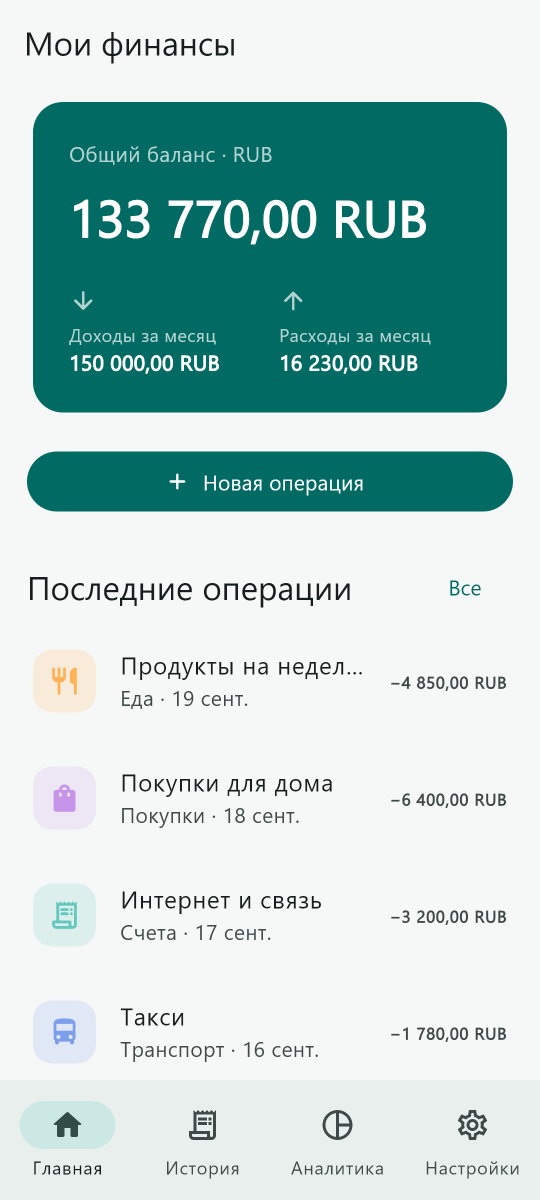
#> input picture store_assets/screenshots/raw/01_home.png, 1080 x 2400 px (shown at 1/2 size)
$ python compose_store_screenshots.py
#> lines starting #> are read from the running program, lines starting #| are printed output that depends on the picture; after the words box and inside, x2 and y2 are one past the last pixel; in counts of white or black regions, pixels touching at a corner belong together
"""Compose 9:16 Google Play screenshots around real Flutter UI captures."""

from pathlib import Path
from PIL import Image, ImageDraw, ImageFilter, ImageFont


ROOT = Path(__file__).resolve().parents[1]
SCREENSHOTS = ROOT / "store_assets" / "screenshots"
RAW = SCREENSHOTS / "raw"
FONT_BOLD = r"C:\Windows\Fonts\segoeuib.ttf"
FONT_REGULAR = r"C:\Windows\Fonts\segoeui.ttf"

ITEMS = [
    ("01_home.png", "01_home_1080x1920.png", (8, 55, 51), (15, 118, 110), "Полный контроль\nваших финансов"),
    ("02_add_expense.png", "02_add_expense_1080x1920.png", (7, 64, 59), (32, 139, 125), "Учет расходов\nв пару касаний"),
    ("03_budget.png", "03_budget_1080x1920.png", (26, 50, 55), (20, 112, 102), "Устанавливайте лимиты\nи экономьте"),
    ("04_analytics.png", "04_analytics_1080x1920.png", (5, 57, 67), (15, 118, 110), "Наглядная статистика\nи графики"),
    ("05_privacy.png", "05_privacy_1080x1920.png", (15, 48, 45), (24, 105, 94), "100% оффлайн\nи конфиденциально"),
]


def gradient(top: tuple[int, int, int], bottom: tuple[int, int, int]) -> Image.Image:
#> called with top = (8, 55, 51), bottom = (15, 118, 110)
    width, height = 1080, 1920
    image = Image.new("RGB", (width, height))
#> image: PIL image 1080x1920 RGB; every value is 0
    draw = ImageDraw.Draw(image)
    for y in range(height):
        ratio = y / (height - 1)
        color = tuple(round(top[i] * (1 - ratio) + bottom[i] * ratio) for i in range(3))
        draw.line((0, y, width, y), fill=color)
    return image


def add_background_shapes(image: Image.Image, index: int) -> None:
#> called with index = 0
    shapes = Image.new("RGBA", image.size, (0, 0, 0, 0))
#> shapes: PIL image 1080x1920 RGBA; every value is 0
    draw = ImageDraw.Draw(shapes)
    shift = index * 30
    draw.ellipse((-250 + shift, 120, 410 + shift, 780), fill=(101, 200, 190, 22))
    draw.ellipse((760 - shift, -130, 1250 - shift, 360), fill=(255, 178, 87, 22))
    draw.ellipse((690, 1320, 1320, 1950), fill=(255, 255, 255, 12))
    shapes = shapes.filter(ImageFilter.GaussianBlur(12))
    image.paste(Image.alpha_composite(image.convert("RGBA"), shapes).convert("RGB"))
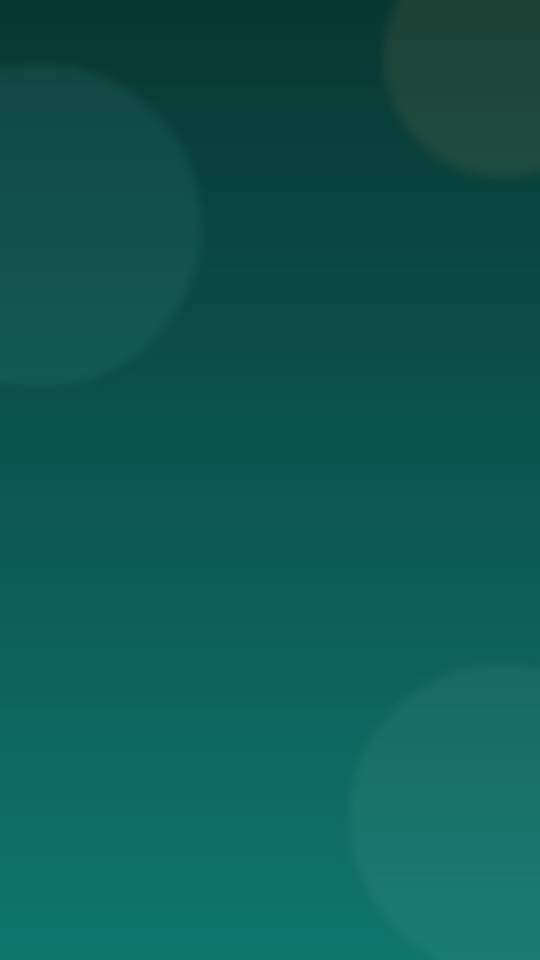
#> image: PIL image 1080x1920 RGB (shown at 1/2 size); mean R, G, B 14.3, 88.7, 82.4


def center_multiline(draw: ImageDraw.ImageDraw, text: str, font: ImageFont.FreeTypeFont) -> None:
    box = draw.multiline_textbbox((0, 0), text, font=font, align="center", spacing=6)
    width = box[2] - box[0]
    draw.multiline_text(
        ((1080 - width) / 2, 84),
        text,
        font=font,
        fill=(255, 248, 231),
        align="center",
        spacing=6,
    )


def compose(index: int, raw_name: str, output_name: str, top, bottom, caption: str) -> Path:
    canvas = gradient(top, bottom)
    add_background_shapes(canvas, index)
    draw = ImageDraw.Draw(canvas)
    center_multiline(draw, caption, ImageFont.truetype(FONT_BOLD, 68))

    brand_font = ImageFont.truetype(FONT_REGULAR, 26)
    brand = "FINANCE TRACKER"
    brand_box = draw.textbbox((0, 0), brand, font=brand_font)
#> brand_box = (0, 6, 242, 25)
    draw.text(((1080 - (brand_box[2] - brand_box[0])) / 2, 302), brand, font=brand_font, fill=(190, 231, 224))

    screenshot = Image.open(RAW / raw_name).convert("RGB")
    screenshot = screenshot.resize((700, 1556), Image.Resampling.LANCZOS)
#> screenshot: PIL image 700x1556 RGB
    mask = Image.new("L", screenshot.size, 0)
#> mask: PIL image 700x1556 L; every value is 0
    ImageDraw.Draw(mask).rounded_rectangle((0, 0, 699, 1555), radius=42, fill=255)
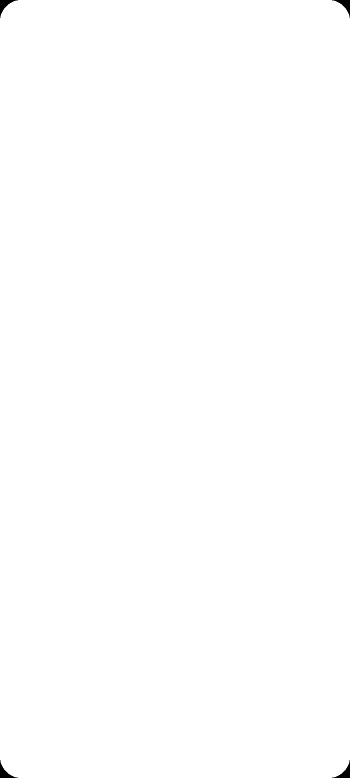
#> mask: PIL image 700x1556 L (shown at 1/2 size); 99.9% white; 4 black regions, box (x1, y1, x2, y2) and area: (0, 0, 36, 36) 393, (664, 0, 700, 36) 393, (0, 1520, 36, 1556) 393, (664, 1520, 700, 1556) 393

    shadow = Image.new("RGBA", canvas.size, (0, 0, 0, 0))
    shadow_draw = ImageDraw.Draw(shadow)
    shadow_draw.rounded_rectangle((153, 302, 927, 1914), radius=64, fill=(0, 0, 0, 120))
    shadow = shadow.filter(ImageFilter.GaussianBlur(28))
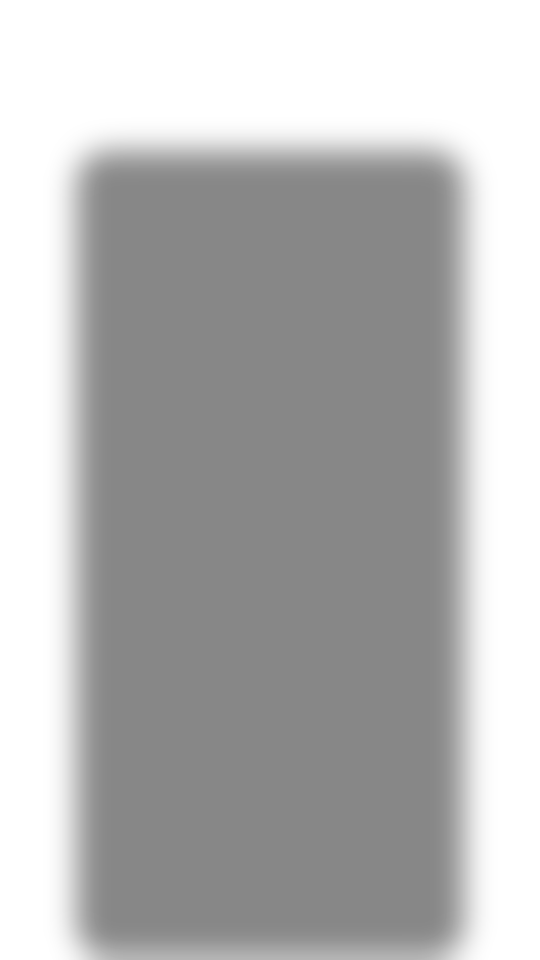
#> shadow: PIL image 1080x1920 RGBA (shown at 1/2 size); mean R, G, B, A 0, 0, 0, 71.9; transparent parts drawn white
    canvas = Image.alpha_composite(canvas.convert("RGBA"), shadow)
#> canvas: PIL image 1080x1920 RGBA

    frame = Image.new("RGBA", canvas.size, (0, 0, 0, 0))
    ImageDraw.Draw(frame).rounded_rectangle(
        (165, 314, 915, 1910),
        radius=58,
        fill=(15, 24, 25, 255),
        outline=(207, 235, 229, 90),
        width=2,
    )
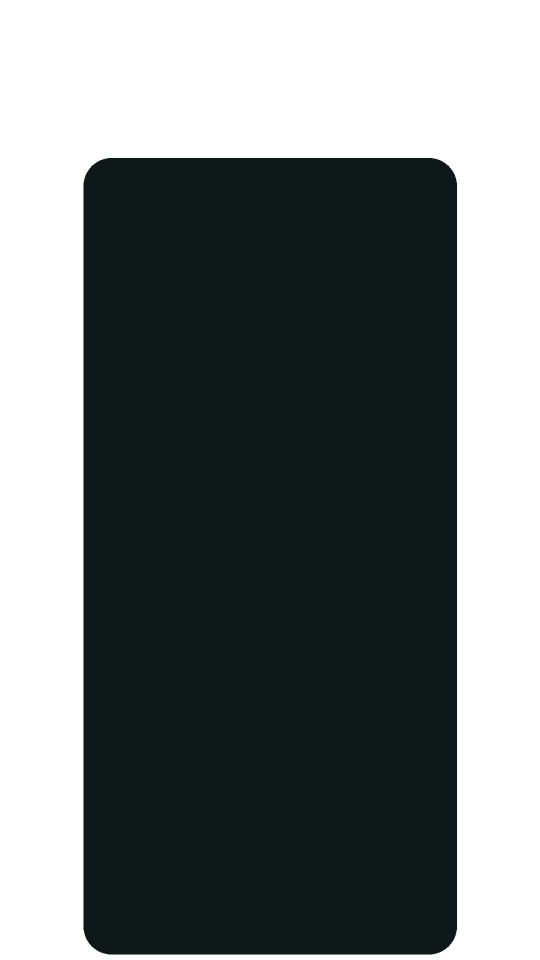
#> frame: PIL image 1080x1920 RGBA (shown at 1/2 size); mean R, G, B, A 9.5, 14.8, 15.3, 146.4; transparent parts drawn white
    canvas = Image.alpha_composite(canvas, frame)
    canvas.paste(screenshot, (190, 338), mask)

    output = SCREENSHOTS / output_name
    canvas.convert("RGB").save(output, optimize=True)
    return output


def create_contact_sheet(outputs: list[Path]) -> None:
    sheet = Image.new("RGB", (5 * 216, 404), "white")
    for index, output in enumerate(outputs):
        preview = Image.open(output).convert("RGB").resize((216, 384), Image.Resampling.LANCZOS)
        sheet.paste(preview, (index * 216, 0))
    sheet.save(SCREENSHOTS / "contact_sheet.jpg", quality=92, optimize=True)


def validate(outputs: list[Path]) -> None:
    for output in outputs:
        with Image.open(output) as image:
            if image.size != (1080, 1920) or image.mode != "RGB":
                raise ValueError(f"Unexpected screenshot properties: {output}: {image.size}, {image.mode}")


def main() -> None:
    outputs = [compose(index, *item) for index, item in enumerate(ITEMS)]
#> call 2 of compose, with index = 1, raw_name = '02_add_expense.png', output_name = '02_add_expense_1080x1920.png', top = (7, 64, 59), bottom = (32, 139, 125)
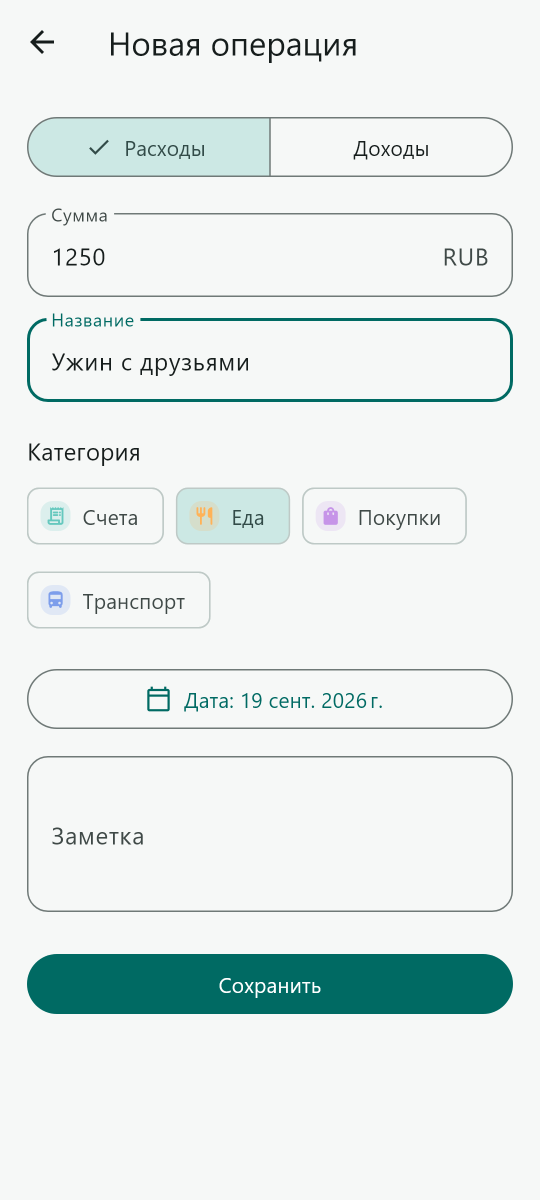
#> input picture store_assets/screenshots/raw/02_add_expense.png, 1080 x 2400 px (shown at 1/2 size)
#> call 3 of compose, with index = 2, raw_name = '03_budget.png', output_name = '03_budget_1080x1920.png', top = (26, 50, 55), bottom = (20, 112, 102)
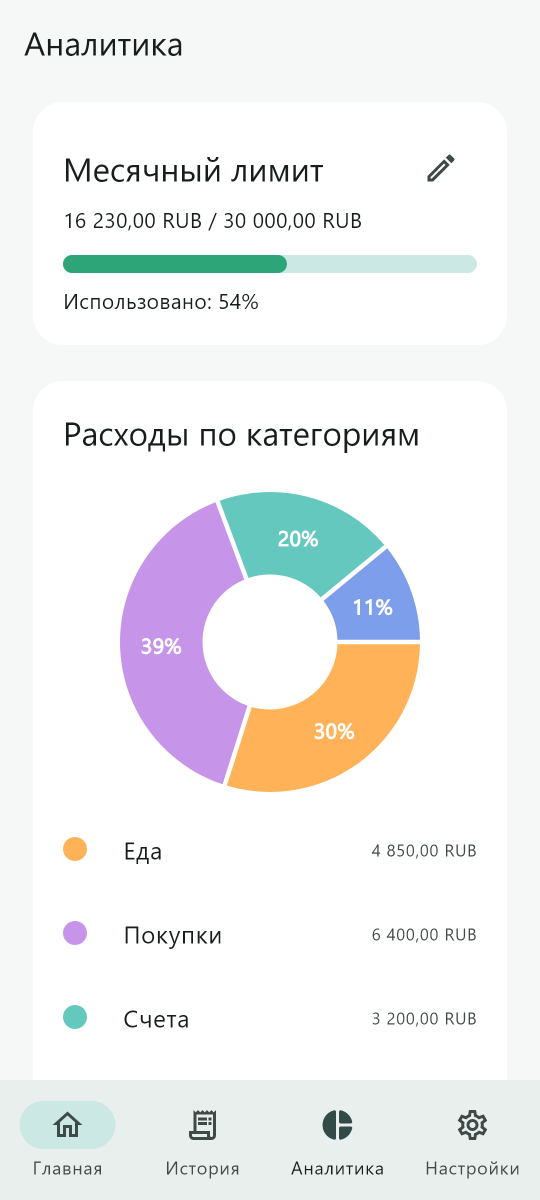
#> input picture store_assets/screenshots/raw/03_budget.png, 1080 x 2400 px (shown at 1/2 size)
#> in compose (call 3), `canvas.paste(screenshot, (190, 338), mask)`:
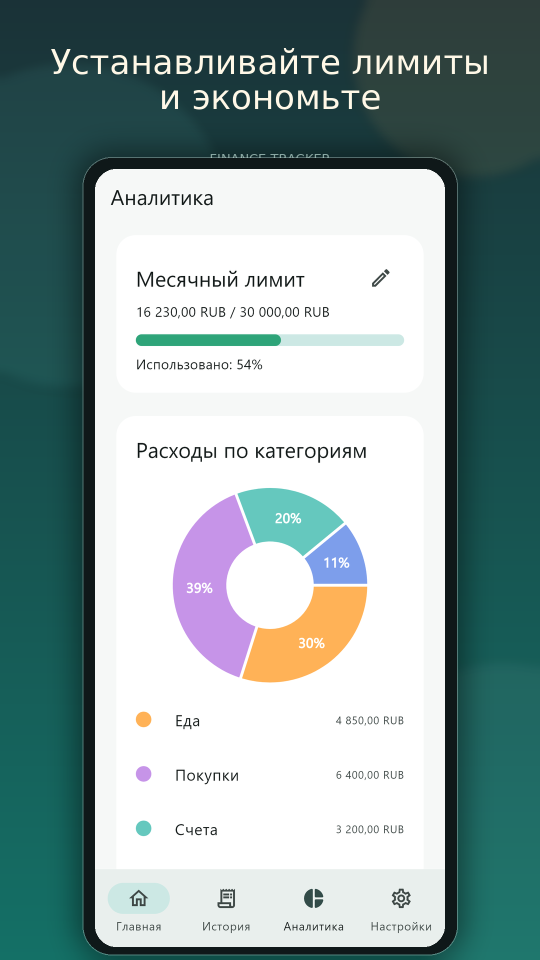
#> canvas: PIL image 1080x1920 RGBA (shown at 1/2 size); mean R, G, B, A 140.4, 161, 160.2, 255
    validate(outputs)
    create_contact_sheet(outputs)
    print("Prepared five Google Play screenshots.")


if __name__ == "__main__":
#> (the run stopped early here; a loop or call above may not have finished)
